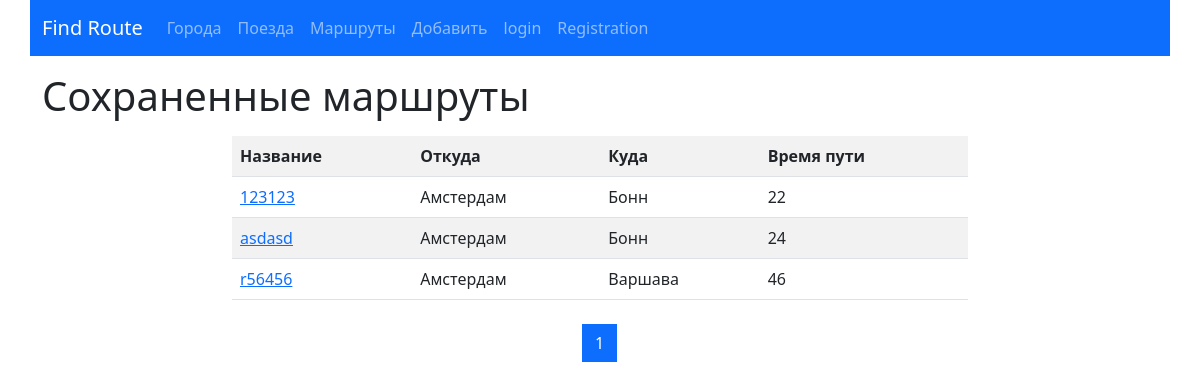
The page /list/ on the database as committed earlier.
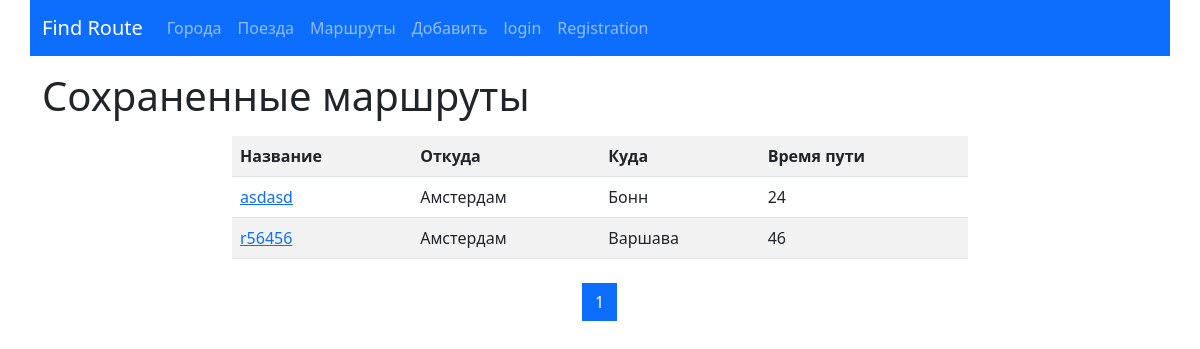
The same page on the database as committed later.
### routes/models.py (models this page shows, shortened)
class Route(models.Model):
    name = models.CharField(max_length=50,
                            unique=True,
                            verbose_name='Название маршрута')
    travel_times = models.PositiveSmallIntegerField(verbose_name='Общее время в пути')
    from_city = models.ForeignKey(City,
                                  on_delete=models.CASCADE,
                                  related_name='route_from_city_set',
                                  verbose_name='Из какого города')
    to_city = models.ForeignKey('cities.City',
                                on_delete=models.CASCADE,
                                related_name='route_to_city_set',
                                verbose_name='В какой город')
    trains = models.ManyToManyField("trains.Train", verbose_name='Список поездов')
    class Meta:
        verbose_name = "Маршрут"
        verbose_name_plural = "Маршруты"
        ordering = ['travel_times']

### cities/models.py (models this page shows, shortened)
class City(models.Model):
    name = models.CharField(max_length=100, unique=True, verbose_name="Название")
    def __str__(self):
        return self.name
    class Meta:
        verbose_name = "Город"
        verbose_name_plural = "Города"
        ordering = ['name']

### routes/views.py (the view)
# urls.py: path('list/', RouteListView.as_view(), name='list'),
class RouteListView(ListView):
    paginate_by = 5
    model = Route
    template_name = "routes/list.html"

### routes/templates/routes/list.html (shortened to what this page needs)
{% extends 'base.html' %}
{% block content%}
<h1>Сохраненные маршруты</h1>
<div class="row ">
    <div class="col-md-8 mx-auto my-2">
        <table class="table table-striped">
            <tr>
                <th>Название</th>
                <th>Откуда</th>
                <th>Куда</th>
                <th>Время пути</th>
            </tr>
        {% for object in page_obj %}
            <tr>
                <td><a href="{% url 'detail' pk=object.pk %}">{{object.name}}</a></td>
                <td>{{object.from_city}}</td>
                <td>{{object.to_city}}</td>
                <td>{{object.travel_times}}</td>
            </tr>
        {% endfor %}
        </table>
    </div>
</div>
<nav aria-label="Page navigation example">
  <ul class="pagination justify-content-center">
      {% for page in page_obj.paginator.page_range %}
      <li class="page-item {% if page == page_obj.number %} active {% endif %}">
          <a class="page-link" href="?page={{ page }}">{{ page }}</a>
      </li>
      {% endfor %}
  </ul>
</nav>
{% endblock %}

Rows that differ between the two databases and show on the page:
removed Route: name "123123", from_city "Амстердам", to_city "Бонн", travel_times "22"
